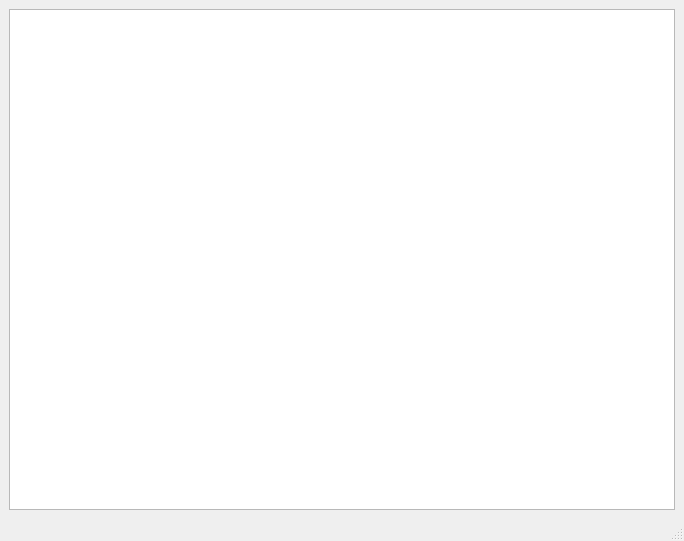
<?xml version="1.0" encoding="UTF-8"?>
<ui version="4.0">
 <class>MainWindow</class>
 <widget class="QMainWindow" name="MainWindow">
  <property name="geometry">
   <rect>
    <x>0</x>
    <y>0</y>
    <width>684</width>
    <height>541</height>
   </rect>
  </property>
  <property name="windowTitle">
   <string>MainWindow</string>
  </property>
  <widget class="QWidget" name="centralwidget">
   <layout class="QHBoxLayout" name="horizontalLayout">
    <item>
     <widget class="QTableView" name="tableView"/>
    </item>
   </layout>
  </widget>
  <widget class="QMenuBar" name="menubar">
   <property name="geometry">
    <rect>
     <x>0</x>
     <y>0</y>
     <width>684</width>
     <height>22</height>
    </rect>
   </property>
  </widget>
  <widget class="QStatusBar" name="statusbar"/>
 </widget>
 <resources/>
 <connections/>
</ui>
